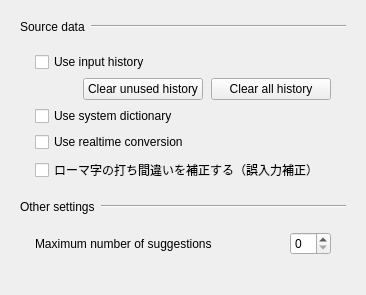
       <widget class="QWidget" name="suggestionsTab">
        <attribute name="title">
         <string>Suggest</string>
        </attribute>
        <layout class="QVBoxLayout" name="suggestionsTabLayout">
         <property name="spacing">
          <number>0</number>
         </property>
         <item>
          <widget class="QFrame" name="suggestSourceHeader">
           <property name="frameShape">
            <enum>QFrame::Shape::NoFrame</enum>
           </property>
           <layout class="QHBoxLayout" name="horizontalLayout_12">
            <property name="leftMargin">
             <number>9</number>
            </property>
            <property name="topMargin">
             <number>9</number>
            </property>
            <property name="rightMargin">
             <number>9</number>
            </property>
            <property name="bottomMargin">
             <number>9</number>
            </property>
            <property name="spacing">
             <number>6</number>
            </property>
            <item>
             <widget class="QLabel" name="label_3">
              <property name="text">
               <string>Source data</string>
              </property>
             </widget>
            </item>
            <item>
             <widget class="Line" name="line_4">
              <property name="sizePolicy">
               <sizepolicy hsizetype="MinimumExpanding" vsizetype="Fixed">
                <horstretch>0</horstretch>
                <verstretch>0</verstretch>
               </sizepolicy>
              </property>
              <property name="orientation">
               <enum>Qt::Orientation::Horizontal</enum>
              </property>
             </widget>
            </item>
           </layout>
          </widget>
         </item>
         <item>
          <widget class="QFrame" name="suggestSourceGroup">
           <property name="frameShape">
            <enum>QFrame::Shape::NoFrame</enum>
           </property>
           <layout class="QGridLayout" name="gridLayout_4">
            <property name="verticalSpacing">
             <number>6</number>
            </property>
            <property name="horizontalSpacing">
             <number>8</number>
            </property>
            <property name="leftMargin">
             <number>24</number>
            </property>
            <property name="topMargin">
             <number>9</number>
            </property>
            <property name="rightMargin">
             <number>24</number>
            </property>
            <property name="bottomMargin">
             <number>9</number>
            </property>
            <item row="0" column="0" colspan="3">
             <widget class="QCheckBox" name="historySuggestCheckBox">
              <property name="text">
               <string>Use input history</string>
              </property>
             </widget>
            </item>
            <item row="1" column="2">
             <widget class="QPushButton" name="clearUserPredictionButton">
              <property name="minimumSize">
               <size>
                <width>120</width>
                <height>0</height>
               </size>
              </property>
              <property name="text">
               <string>Clear all history</string>
              </property>
             </widget>
            </item>
            <item row="3" column="0" colspan="3">
             <widget class="QCheckBox" name="dictionarySuggestCheckBox">
              <property name="text">
               <string>Use system dictionary</string>
              </property>
             </widget>
            </item>
            <item row="1" column="1">
             <widget class="QPushButton" name="clearUnusedUserPredictionButton">
              <property name="minimumSize">
               <size>
                <width>120</width>
                <height>0</height>
               </size>
              </property>
              <property name="text">
               <string>Clear unused history</string>
              </property>
             </widget>
            </item>
            <item row="1" column="0">
             <spacer name="horizontalSpacer_6">
              <property name="orientation">
               <enum>Qt::Orientation::Horizontal</enum>
              </property>
              <property name="sizeHint" stdset="0">
               <size>
                <width>40</width>
                <height>20</height>
               </size>
              </property>
             </spacer>
            </item>
            <item row="4" column="0" colspan="3">
             <widget class="QCheckBox" name="realtimeConversionCheckBox">
              <property name="text">
               <string>Use realtime conversion</string>
              </property>
             </widget>
            </item>
            <item row="5" column="0" colspan="3">
             <widget class="QCheckBox" name="typingCorrectionCheckBox">
              <property name="toolTip">
               <string>ローマ字入力で1打鍵の打ち間違い（隣のキー、入れ替わり、二度押し、打ち漏れ）を推測し、補正した候補をサジェスト・予測候補に加えます。Space キーでの変換結果は変わりません。</string>
              </property>
              <property name="text">
               <string>ローマ字の打ち間違いを補正する（誤入力補正）</string>
              </property>
             </widget>
            </item>
           </layout>
          </widget>
         </item>
         <item>
          <widget class="QFrame" name="suggestOtherHeader">
           <property name="frameShape">
            <enum>QFrame::Shape::NoFrame</enum>
           </property>
           <layout class="QHBoxLayout" name="horizontalLayout_16">
            <property name="leftMargin">
             <number>9</number>
            </property>
            <property name="topMargin">
             <number>9</number>
            </property>
            <property name="rightMargin">
             <number>9</number>
            </property>
            <property name="bottomMargin">
             <number>9</number>
            </property>
            <property name="spacing">
             <number>6</number>
            </property>
            <item>
             <widget class="QLabel" name="SuggestionPreferenceLabel">
              <property name="text">
               <string>Other settings</string>
              </property>
             </widget>
            </item>
            <item>
             <widget class="Line" name="line_8">
              <property name="sizePolicy">
               <sizepolicy hsizetype="MinimumExpanding" vsizetype="Fixed">
                <horstretch>0</horstretch>
                <verstretch>0</verstretch>
               </sizepolicy>
              </property>
              <property name="orientation">
               <enum>Qt::Orientation::Horizontal</enum>
              </property>
             </widget>
            </item>
           </layout>
          </widget>
         </item>
         <item>
          <widget class="QFrame" name="suggestOtherGroup">
           <property name="frameShape">
            <enum>QFrame::Shape::NoFrame</enum>
           </property>
           <layout class="QGridLayout" name="gridLayout_11">
            <property name="verticalSpacing">
             <number>6</number>
            </property>
            <property name="horizontalSpacing">
             <number>8</number>
            </property>
            <property name="leftMargin">
             <number>24</number>
            </property>
            <property name="topMargin">
             <number>9</number>
            </property>
            <property name="rightMargin">
             <number>24</number>
            </property>
            <property name="bottomMargin">
             <number>9</number>
            </property>
            <item row="0" column="0">
             <widget class="QLabel" name="defaultNUmberofSuggestionsLabel">
              <property name="text">
               <string>Maximum number of suggestions</string>
              </property>
             </widget>
            </item>
            <item row="0" column="2">
             <widget class="QSpinBox" name="suggestionsSizeSpinBox"/>
            </item>
            <item row="0" column="1">
             <spacer name="horizontalSpacer_8">
              <property name="orientation">
               <enum>Qt::Orientation::Horizontal</enum>
              </property>
              <property name="sizeHint" stdset="0">
               <size>
                <width>40</width>
                <height>20</height>
               </size>
              </property>
             </spacer>
            </item>
           </layout>
          </widget>
         </item>
         <item>
          <spacer name="suggestionsTabBottomSpacer">
           <property name="orientation">
            <enum>Qt::Orientation::Vertical</enum>
           </property>
           <property name="sizeHint" stdset="0">
            <size>
             <width>20</width>
             <height>20</height>
            </size>
           </property>
          </spacer>
         </item>
        </layout>
       </widget>
